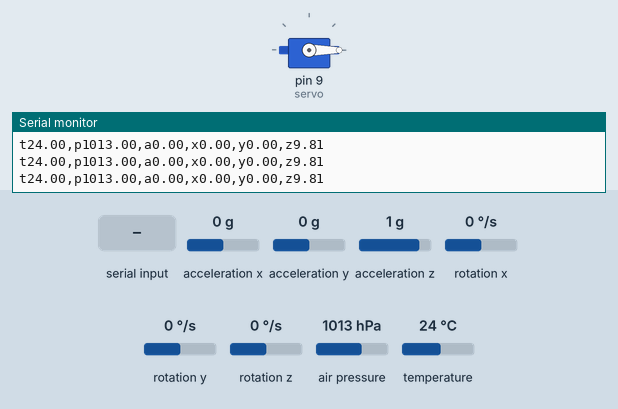
The sketch below on a simulated Arduino Uno, built with avr-gcc and run on an emulated ATmega328P. On the bench: servo, the last lines printed to the serial monitor. The inputs (shaded band) are chosen by the test bench; at power-on: acceleration x 0 g, temperature 24 °C, acceleration z 1 g, acceleration y 0 g, rotation x 0 °/s, rotation y 0 °/s, rotation z 0 °/s, air pressure 1013 hPa.

Above: at 2.6 s.
2.7 s: "paro_emergencia" received over the second serial link
At 4.4 s:
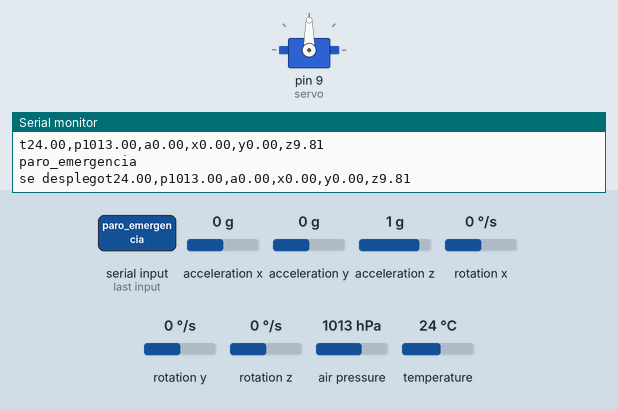
5.7 s: acceleration x set to 0.8 g
8.7 s: temperature set to 0 °C
11.7 s: acceleration z set to 0 g
14.7 s: "1" received over the second serial link
17.7 s: acceleration y set to 0.8 g
Timing chart, 0 to 20.7 s (numbered marks = the images above; inputs shaded):
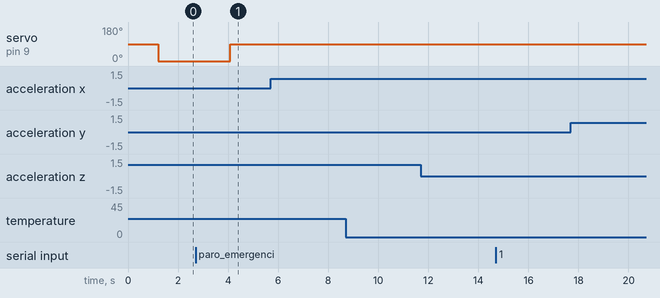

The sketch:

Sistema_de_sensores_suawaka.ino
```cpp
#include <ArduinoJson.h>
#include <Adafruit_MPU6050.h>
#include <Adafruit_Sensor.h>
#include <SoftwareSerial.h>
#include <Adafruit_BMP280.h>
#include <Servo.h>

Adafruit_MPU6050 mpu;
Adafruit_BMP280 bmp;
Servo servo;

double temperatura, presion, altitud, presion_inicial;
float aceleracion_x, aceleracion_y, aceleracion_z;
String cadena = "";

bool servoHaSidoActivado = false;

// Inicializacion de los componentes necesarios para la comunicacion por XBee
SoftwareSerial xbee(2, 3);  // rx(2) tx(3)
bool xbee_bootloader = true;
unsigned long tiempo = 0;
DynamicJsonDocument json(1024);

void setup() {
  xbee.begin(9600);
  Serial.begin(9600);
  xbee.println("B");
  delay(1000);
  bmp.begin(0x76);
  mpu.begin();
  mpu.setAccelerometerRange(MPU6050_RANGE_8_G);
  presion_inicial = bmp.readPressure() / 100;
  moverServo(0);
}

void loop() {
  sensors_event_t acelerometro, giroscopio, temp;
  mpu.getEvent(&acelerometro, &giroscopio, &temp);

  temperatura = bmp.readTemperature();
  presion = bmp.readPressure() / 100.0F;
  altitud = bmp.readAltitude(presion_inicial);

  aceleracion_x = acelerometro.acceleration.x;
  aceleracion_y = acelerometro.acceleration.y;
  aceleracion_z = acelerometro.acceleration.z;

  cadena = "t" + String(temperatura) + "," + "p" + String(presion) + "," + "a" + String(altitud) + "," + "x" + String(aceleracion_x) + "," + "y" + String(aceleracion_y) + "," + "z" + String(aceleracion_z);

  Serial.println(cadena);
  if (altitud >= 1 && !servoHaSidoActivado) {
    moverServo(90);
    servoHaSidoActivado = true;
  }

  if (configuracionBaud()) {
    // LA B MAGICA para configurar el modulo en ByPass
    xbee.println("B");
  } else {
    xbee.println(cadena);
  }

  if (xbee.available()) {
    String txt = xbee.readString();
    Serial.println(txt);
    if (txt == "paro_emergencia") {
      moverServo(90);
      Serial.print("se desplego");
    }
  }

  delay(200);
}

bool configuracionBaud() {
  tiempo = millis();
  // Validaciones para configurar la cantidad de baudios (tiempo mayor a 2 segundos y que la B magica aun se este mostrando)
  if (tiempo >= 6000 && xbee_bootloader) {
    // Declaramos xbee_bootloader en false despues de haber accedido al bootloader y
    // configurar el modulo en modo Transparente en la funcion loop para dar paso al mensaje que queremos enviar
    xbee_bootloader = false;
    // Declaramos la comunicacion del xbee a 230400 para poder transmitir datos
    //xbee.begin(230400);
    Serial.println("Baudios configurados a 230400");
  }
  return xbee_bootloader;
}
void moverServo(int grados) {
  servo.attach(9);
  delay(200);
  servo.write(grados);
  delay(200);
  servo.detach();
}
```

Measured:
- after the input at 2.7 s, servo on pin 9 (servo): 0° → 90° after 1.4 s
